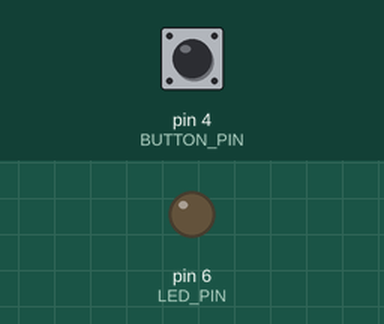
Recording of a sketch running on a simulated Arduino Uno, built with avr-gcc and run on an emulated ATmega328P. Shown: output pins drawn as LEDs (lit = HIGH). The inputs (shaded band) are chosen by the test bench; at power-on: pin 4 (BUTTON_PIN) LOW.

Above: at 1.2 s.
1.3 s: pin 4 (BUTTON_PIN) pulled HIGH for 0.15 s
At 1.37 s:
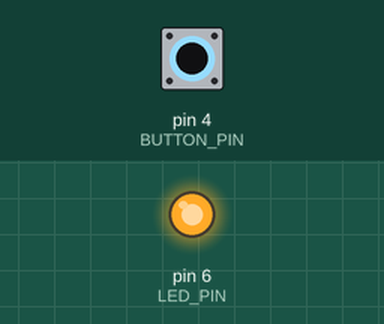
2.9 s: pin 4 (BUTTON_PIN) pulled HIGH for 3.2 s
At 7.0 s:
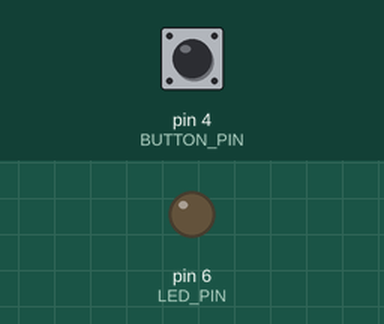
Timing chart, 0 to 8.5 s (numbered marks = the images above; inputs shaded):
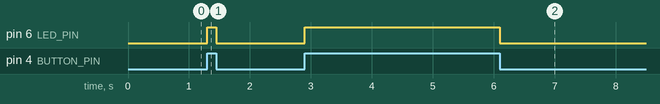

Measured:
- after the input at 1.3 s, pin 6 (LED_PIN): LOW → HIGH at once, → LOW 0.15 s later
- after the input at 2.9 s, pin 6 (LED_PIN): LOW → HIGH at once, → LOW 3.2 s later

The sketch:

grove-button-led.ino
```cpp
const int BUTTON_PIN = 4;  // arduino sensor kit
//const int BUTTON_PIN = 6;  // grove beginner kit
const int LED_PIN = 6;  // arduino sensor kit
//const int LED_PIN = 4;  // grove beginner kit

int button_state = 0;

void setup() {
  pinMode(BUTTON_PIN, INPUT);
  pinMode(LED_PIN, OUTPUT);
}

void loop(){
  button_state = digitalRead(BUTTON_PIN);

  if (button_state == HIGH) {
    digitalWrite(LED_PIN, HIGH);
  }
  else {
    digitalWrite(LED_PIN, LOW);
  }
}
```
